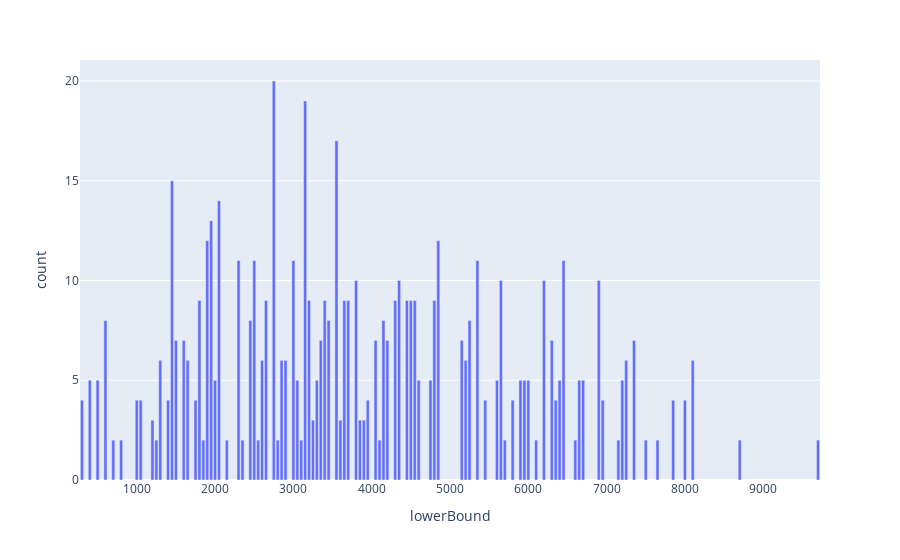

Write notebook code for a chart like this one.
### Code cell
metrics_from_test_case("real").plot_numeric_histogram()

### Figure 1 — Plotly figure (JSON) as saved in the notebook; plotly's stock layout.template omitted (floating-point values rounded to 4 significant figures)
{"data": [{"alignmentgroup": "True", "hovertemplate": "lowerBound=%{x}<br>count=%{y}<extra></extra>", "legendgroup": "", "marker": {"color": "#636efa"}, "name": "", "offsetgroup": "", "orientation": "v", "showlegend": false, "textposition": "auto", "type": "bar", "x": [300, 400, 500, 600, 700, 800, 1000, 1050, 1200, 1250, 1300, 1400, 1450, 1500, 1600, 1650, 1750, 1800, 1850, 1900, 1950, 2000, 2050, 2150, 2300, 2350, 2450, 2500, 2550, 2600, 2650, 2750, 2800, 2850, 2900, 3000, 3050, 3100, 3150, 3200, 3250, 3300, 3350, 3400, 3450, 3550, 3600, 3650, 3700, 3800, 3850, 3900, 3950, 4050, 4100, 4150, 4200, 4300, 4350, 4450, 4500, 4550, 4600, 4750, 4800, 4850, 5150, 5200, 5250, 5350, 5450, 5600, 5650, 5700, 5800, 5900, 5950, 6000, 6100, 6200, 6300, 6350, 6400, 6450, 6600, 6650, 6700, 6900, 6950, 7150, 7200, 7250, 7350, 7500, 7650, 7850, 8000, 8100, 8700, 9700], "xaxis": "x", "y": [4, 5, 5, 8, 2, 2, 4, 4, 3, 2, 6, 4, 15, 7, 7, 6, 4, 9, 2, 12, 13, 5, 14, 2, 11, 2, 8, 11, 2, 6, 9, 20, 2, 6, 6, 11, 5, 2, 19, 9, 3, 5, 7, 9, 8, 17, 3, 9, 9, 10, 3, 3, 4, 7, 2, 8, 7, 9, 10, 9, 9, 9, 5, 5, 9, 12, 7, 6, 8, 11, 4, 5, 10, 2, 4, 5, 5, 5, 2, 10, 7, 4, 5, 11, 2, 5, 5, 10, 4, 2, 5, 6, 7, 2, 2, 4, 4, 6, 2, 2], "yaxis": "y"}], "layout": {"barmode": "relative", "legend": {"tracegroupgap": 0}, "margin": {"t": 60}, "xaxis": {"anchor": "y", "domain": [0, 1], "title": {"text": "lowerBound"}}, "yaxis": {"anchor": "x", "domain": [0, 1], "title": {"text": "count"}}}}
